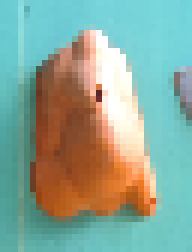
#> input picture ok/crop0.png, 32 x 42 px (shown 6 times larger)
$ python -i pictures_function.py   (imports and definitions only)
#> lines starting #> are read from the running program, lines starting #| are printed output that depends on the picture; after the words box and inside, x2 and y2 are one past the last pixel; in counts of white or black regions, pixels touching at a corner belong together
#> further down, picture is the input picture: shape (42, 32, 3); mean B, G, R 151.6, 166.9, 139.2
#os for operation on files
import os
"""Here we have specials functions for read, show, save
and create a white empty picture"""


#sys for indicate path
import sys
sys.path.append(r"C:\Users\jeanbaptiste\Desktop\assiette\v2\main")

#numpy for transform picture to array
import numpy as np

#cv2 and PIL are library for treatment on pictures
import cv2
from PIL import Image


# [5 lines left out: function open_picture, not called in this run]


def show_picture(name, image, mode, destroy):
    """We Show the picture

        - mode 1 is for an automatic display,
        - mode 0 wait a press key for destroy picture,
        -destroy y is for remove picture.
    """

    if mode == 0:
        cv2.imshow(name, image)
        cv2.waitKey(mode)

    if mode == 1:
        time.sleep(1)
        cv2.destroyAllWindows()

    if destroy == "y":
        cv2.destroyAllWindows()


# [9 lines left out: function save_picture, not called in this run]


def blanck_picture(img):
    """ Create a black picture bgr, we need:

        - his dimensions (width and height),
        - his color (0, 0, 0) is blanck default.

    """


    blank_image = np.zeros((img.shape[0],img.shape[1],3), np.uint8)
    blank_image[0:, 0:] = 0, 0, 0

    return blank_image


# [73 lines left out: functions main_color_background, picture_colors, not called in this run]


def take_features(img):

    MM = cv2.ADAPTIVE_THRESH_MEAN_C
    MG = cv2.ADAPTIVE_THRESH_GAUSSIAN_C
    T = cv2.THRESH_BINARY

    R = cv2.RETR_TREE
    P = cv2.CHAIN_APPROX_NONE


    gray = cv2.cvtColor(img, cv2.COLOR_BGR2GRAY)
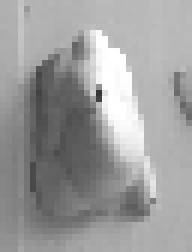
#> gray: shape (42, 32) (shown 6 times larger); min 55, max 255, mean 156.9

    th3 = cv2.adaptiveThreshold(gray, 255, MG, T,11,5)
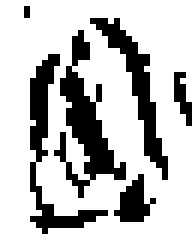
#> th3: shape (42, 32) (shown 6 times larger); 75.7% white; black in thin lines or dots, all inside (x1, y1, x2, y2) = (4, 1, 32, 39)
    show_picture("th3", th3, 0, "")


    contours, _ = cv2.findContours(th3, R, P)
#> contours = 12 contours, 6 with area under 20; largest, box (x1, y1, x2, y2) and area: (0, 0, 32, 42) 1250, (14, 2, 29, 31) 110, (9, 10, 22, 31) 106, (4, 8, 11, 28) 66, (4, 26, 19, 40) 59, (18, 28, 26, 38) 38

    maxi = 0
    maxi1 = 0
    for cnt in contours:
        if cv2.contourArea(cnt) > maxi:
            maxi = cv2.contourArea(cnt)
        if cv2.contourArea(cnt) < maxi and\
           cv2.contourArea(cnt) > maxi1:
            maxi1 = cv2.contourArea(cnt)
#> this loop made 12 passes
#> (cnt, maxi1) on pass 2: ([[24, 33], [25, 32], [26, 33], [25, 34]], 2)
#> maxi1 on passes 3, 5, 8, 11: 38.5, 59, 105.5, 110
#> after the loop, maxi = 1250.5; maxi1 = 110


    blanck = blanck_picture(img);
#> blanck: shape (42, 32, 3); every value is 0
    blanck = cv2.cvtColor(blanck, cv2.COLOR_BGR2GRAY)
#> blanck: shape (42, 32); every value is 0


    for cnts in contours:
        if cv2.contourArea(cnts) == maxi1:
            print(cv2.contourArea(cnts))
            cv2.drawContours(blanck,[cnts],-1,(255,255,255), 1)
            #cv2.fillPoly(blanck, pts =[cnts], color=(255, 255, 255))

            show_picture("blanck", blanck, 0, "")
#> this loop made 12 passes
#> cnts on pass 2: [[24, 33], [25, 32], [26, 33], [25, 34]]
#| 110.0
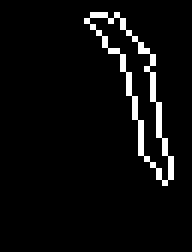
#> blanck: shape (42, 32) (shown 6 times larger); 4.6% white in thin lines or dots, all inside (x1, y1, x2, y2) = (14, 2, 29, 31)

>>> import cv2
>>> picture = cv2.imread('crop0.png')
>>> result = take_features(picture)
